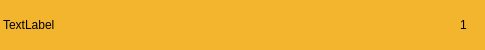
<?xml version="1.0" encoding="UTF-8"?>
<ui version="4.0">
 <class>RecommendationItem</class>
 <widget class="QWidget" name="RecommendationItem">
  <property name="geometry">
   <rect>
    <x>0</x>
    <y>0</y>
    <width>485</width>
    <height>50</height>
   </rect>
  </property>
  <property name="minimumSize">
   <size>
    <width>0</width>
    <height>50</height>
   </size>
  </property>
  <property name="maximumSize">
   <size>
    <width>16777215</width>
    <height>50</height>
   </size>
  </property>
  <property name="windowTitle">
   <string>Form</string>
  </property>
  <property name="windowOpacity">
   <double>0.500000000000000</double>
  </property>
  <property name="styleSheet">
   <string notr="true">background-color: rgba(242, 171, 17,50%)</string>
  </property>
  <layout class="QHBoxLayout" name="horizontalLayout">
   <property name="spacing">
    <number>0</number>
   </property>
   <property name="leftMargin">
    <number>0</number>
   </property>
   <property name="topMargin">
    <number>0</number>
   </property>
   <property name="rightMargin">
    <number>0</number>
   </property>
   <property name="bottomMargin">
    <number>0</number>
   </property>
   <item>
    <widget class="QWidget" name="Holder" native="true">
     <property name="styleSheet">
      <string notr="true"/>
     </property>
     <layout class="QHBoxLayout" name="horizontalLayout_2">
      <property name="spacing">
       <number>6</number>
      </property>
      <property name="leftMargin">
       <number>3</number>
      </property>
      <property name="topMargin">
       <number>0</number>
      </property>
      <property name="rightMargin">
       <number>9</number>
      </property>
      <property name="bottomMargin">
       <number>0</number>
      </property>
      <item>
       <widget class="QWidget" name="ListNameHolder" native="true">
        <property name="styleSheet">
         <string notr="true">background: transparent;</string>
        </property>
        <layout class="QGridLayout" name="gridLayout">
         <property name="leftMargin">
          <number>0</number>
         </property>
         <property name="topMargin">
          <number>0</number>
         </property>
         <property name="rightMargin">
          <number>0</number>
         </property>
         <property name="bottomMargin">
          <number>0</number>
         </property>
         <item row="0" column="4">
          <widget class="Line" name="line">
           <property name="orientation">
            <enum>Qt::Vertical</enum>
           </property>
          </widget>
         </item>
         <item row="0" column="2">
          <spacer name="horizontalSpacer">
           <property name="orientation">
            <enum>Qt::Horizontal</enum>
           </property>
           <property name="sizeHint" stdset="0">
            <size>
             <width>40</width>
             <height>20</height>
            </size>
           </property>
          </spacer>
         </item>
         <item row="0" column="1">
          <widget class="QLabel" name="ListName">
           <property name="text">
            <string>TextLabel</string>
           </property>
          </widget>
         </item>
         <item row="0" column="3">
          <widget class="QLabel" name="Number">
           <property name="text">
            <string>1</string>
           </property>
          </widget>
         </item>
        </layout>
       </widget>
      </item>
     </layout>
    </widget>
   </item>
  </layout>
 </widget>
 <resources/>
 <connections/>
</ui>
